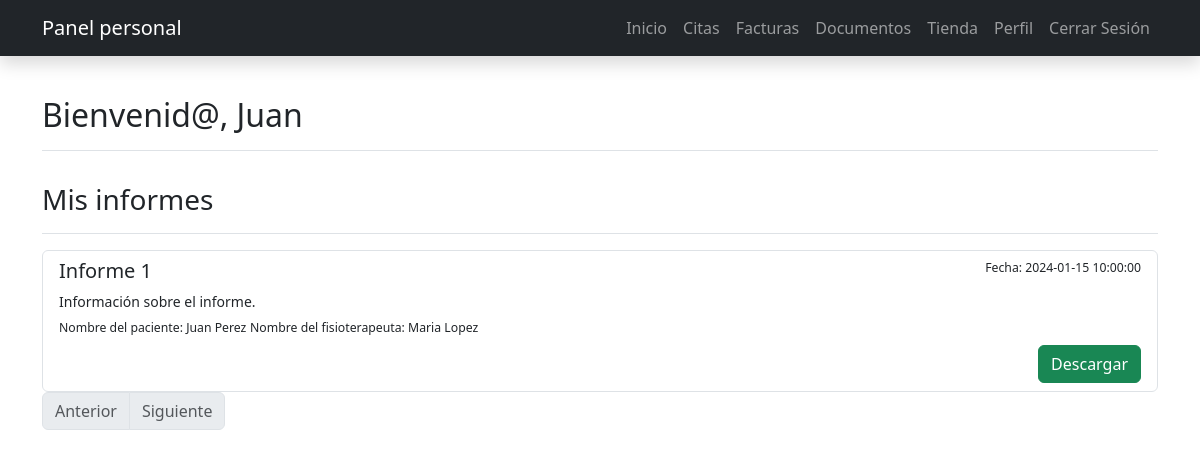
Page /pages/start-patients.php (signed in) on the committed database.
### tables this page shows
CREATE TABLE historial_medico (
  historial_id INT AUTO_INCREMENT PRIMARY KEY,
  paciente_id VARCHAR(9),
  fisioterapeuta_id VARCHAR(9),
  fecha DATETIME,
  descripcion TEXT,
  diagnostico TEXT,
  tratamiento TEXT,
  notas TEXT,
  FOREIGN KEY (paciente_id) REFERENCES usuarios(usuario_id),
  FOREIGN KEY (fisioterapeuta_id) REFERENCES usuarios(usuario_id)
);

CREATE TABLE usuarios (
  usuario_id VARCHAR(9) PRIMARY KEY,
  nombre VARCHAR(255),
  apellidos VARCHAR(255),
  telefono VARCHAR(100),
  fecha_nacimiento DATE,
  direccion VARCHAR(100),
  provincia VARCHAR(100),
  municipio VARCHAR(100),
  cp VARCHAR(7),
  email VARCHAR(100) UNIQUE,
  pass VARCHAR(255),
  rol ENUM('Administrador', 'Paciente', 'Fisioterapeuta'),
  genero ENUM('hombre', 'mujer', 'otro'),
  especialidad INT,
  sesiones_disponibles INT,
  FOREIGN KEY (especialidad) REFERENCES especialidades(especialidad_id)
);

### scripts/session_manager.php (called while the page is built, shortened)
<?php
    if (isset($_SESSION['email'])) {
        $nombre = $_SESSION['nombre'];
        $DNI = $_SESSION['usuario_id'];
    } else {
        header('Location: ./404.php');
        exit();
    }
?>

### models/BaseModel.php (called while the page is built, shortened)
<?php
class BaseModel
{
    protected static $conexion = null;
    public function __construct()
    {
        if (self::$conexion === null) {
            $host = 'mysql';
            $usuario = 'root';
            $contrasena = 'root';
            $base_de_datos = 'clinic-managment';
            self::$conexion = new mysqli($host, $usuario, $contrasena, $base_de_datos);
        }
    }
}

### controllers/MedicalHistoryController.php (called while the page is built, shortened)
<?php
require_once '../models/MedicalHistoryModel.php';
class MedicalHistoryController extends FPDF
{
    private $medicalhistoryModel;
    public function __construct()
    {
        $this->medicalhistoryModel = new MedicalHistoryModel();
    }
    public function obtenerInforme($DNI){
        return $this->medicalhistoryModel->obtenerInforme($DNI);
    }
}

### models/MedicalHistoryModel.php (called while the page is built, shortened)
<?php
require 'BaseModel.php';
class MedicalHistoryModel extends BaseModel
{
    public function obtenerInforme($DNI)
    {
        $DNI = self::$conexion->real_escape_string($DNI);
        $sql = "SELECT
        hm.historial_id AS historial_id,
        hm.fecha AS fecha,
        hm.descripcion AS descripcion,
        hm.diagnostico AS diagnostico,
        hm.tratamiento AS tratamiento,
        hm.notas AS notas,
        u_paciente.usuario_id AS paciente_id,
        u_paciente.nombre AS nombre_paciente,
        u_paciente.apellidos AS apellidos_paciente,
        u_paciente.fecha_nacimiento AS fecha_nacimiento_paciente,
        u_paciente.genero AS genero_paciente,
        -- u_paciente.telefono AS telefono_paciente,
        -- u_paciente.email AS email_paciente,
        u_paciente.direccion AS direccion_paciente,
        u_paciente.provincia AS provincia_paciente,
        u_paciente.municipio AS municipio_paciente,
        u_paciente.cp AS cp_paciente,
        u_fisioterapeuta.nombre AS nombre_fisioterapeuta,
        u_fisioterapeuta.apellidos AS apellidos_fisioterapeuta
        -- u_fisioterapeuta.fecha_nacimiento AS fecha_nacimiento_fisioterapeuta,
        -- u_fisioterapeuta.genero AS genero_fisioterapeuta,
        -- u_fisioterapeuta.telefono AS telefono_fisioterapeuta,
        -- u_fisioterapeuta.email AS email_fisioterapeuta,
        -- u_fisioterapeuta.direccion AS direccion_fisioterapeuta,
        -- u_fisioterapeuta.provincia AS provincia_fisioterapeuta,
        -- u_fisioterapeuta.municipio AS municipio_fisioterapeuta,
        -- u_fisioterapeuta.cp AS cp_fisioterapeuta
        FROM
            historial_medico hm
        INNER JOIN
            usuarios u_paciente ON hm.paciente_id = u_paciente.usuario_id
        INNER JOIN
            usuarios u_fisioterapeuta ON hm.fisioterapeuta_id = u_fisioterapeuta.usuario_id
        WHERE
            u_paciente.usuario_id = '$DNI'";
        $resultado =  self::$conexion->query($sql);
        $datos = array();
        while ($fila = $resultado->fetch_assoc()) {
            $datos[] = $fila;
        }
        return $datos;
    }
}
?>

### pages/start-patients.php (the view, shortened to what this page needs)
<?php
require_once '../scripts/session_manager.php';
require_once '../controllers/MedicalHistoryController.php';
require_once '../controllers/AppointmentController.php';
$medHist = new MedicalHistoryController();
$informe = $medHist->obtenerInforme($DNI);
include_once 'includes/dashboard-patients.php';
?>
<div class="d-flex justify-content-between flex-wrap flex-md-nowrap align-items-center pt-3 pb-2 mb-3 border-bottom">
    <h1 class="h2">Bienvenid@, <?php echo $nombre ?> </h1>
</div>
<div class="d-flex justify-content-between flex-wrap flex-md-nowrap align-items-center pt-3 pb-2 mb-3 border-bottom">
    <h1 class="h3">Mis informes</h1>
</div>
<div class="table-responsive small">
    <div class="row">
        <div class="col">
            <ul class="list-group">
                <li class="list-group-item">
                    <div class="d-flex w-100 justify-content-between">
                        <h5 class="mb-2">Informe 1</h5>
                        <small>Fecha: <?php echo $informe[0]['fecha']; ?></small>
                    </div>
                    <p class="mb-1">Información sobre el informe.</p>
                    <small>Nombre del paciente: <?php echo $informe[0]['nombre_paciente'] . " " . $informe[0]['apellidos_paciente']; ?></small>
                    <small>Nombre del fisioterapeuta: <?php echo $informe[0]['nombre_fisioterapeuta'] . " " . $informe[0]['apellidos_fisioterapeuta']; ?></small>
                    <div class="text-end mt-2">
                        <form action="../scripts/medicalhistory_manager.php" method="GET">
                            <button type="submit" class="btn btn-success">Descargar</button>
                        </form>
                    </div>
                </li>
            </ul>
        </div>
    </div>
</div>
<nav aria-label="Page navigation example">
    <ul class="pagination justify-content-start">
        <li class="page-item <? echo $_GET['pagina'] <= 1 ? 'disabled' : '' ?>">
            <a class="page-link" href="appointments-patients.php?pagina=<?php echo $_GET['pagina'] - 1 ?>">Anterior</a>
        </li>
        <li class="page-item <? echo $_GET['pagina'] >= $n_botones_paginacion ? 'disabled' : '' ?>">
            <a class="page-link" href="appointments-patients.php?pagina=<?php echo $_GET['pagina'] + 1 ?>">Siguiente</a>
        </li>
    </ul>
</nav>
</div>
</body>
</html>

### rows in the picture
historial_medico: fecha "2024-01-15 10:00:00"
usuarios: nombre "Juan", apellidos "Perez"
usuarios: nombre "Maria", apellidos "Lopez"

### other values in the picture
$nombre "Juan"
